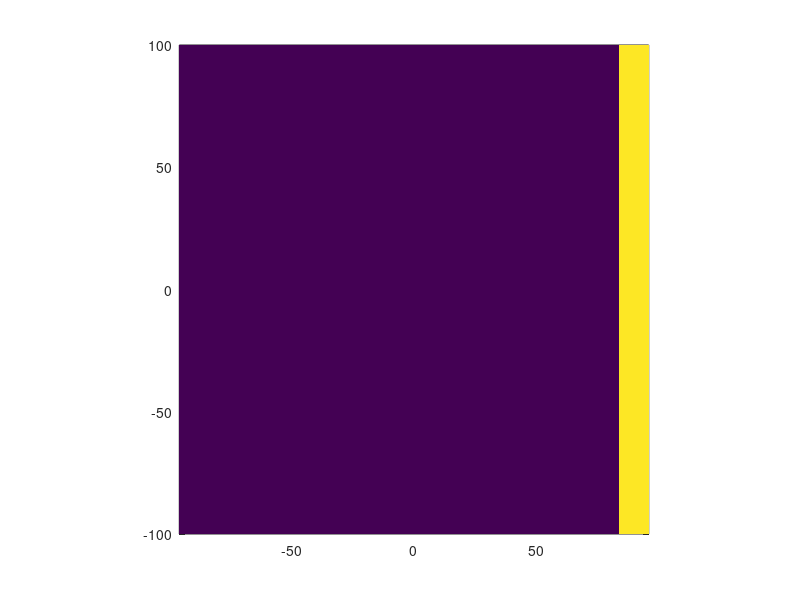

The MATLAB source for this figure: (Note: this script raises an error after producing the figure.)
function grid_prams = get_grid(grid_prams,OPT)
%% get_grid.m
%% Author: Timothy Williams
%% Date:   20140826, 03:08:57 CEST

do_test  = 0;
if nargin==0
   do_test  = 1;
   OPT      = 1;
   %%
   ii = 49;
   jj = 51;
   dx = 4e3;%m
   dy = 4e3;%m
   %%
   grid_prams  = struct('nx',ii,'ny',jj,...
                        'dx',dx,'dy',dy);
end
ii = grid_prams.nx;
jj = grid_prams.ny;
dx = grid_prams.dx;
dy = grid_prams.dy;

xm = (ii+1)/2*dx;%%x\in[-xm,xm]
ym = (jj+1)/2*dy;%%y\in[-ym,ym]
xx = -xm+dx*(1:ii)';
yy = -ym+dy*(1:jj)';
%
[Y,X] = meshgrid(yy,xx);%%x~i,y~j
R     = sqrt(X.^2+Y.^2);
Theta = atan2(Y,X);
%%
scuy     = 0*X+dy;
scvx     = 0*X+dx;
scp2     = scuy.*scvx;%%cell area
LANDMASK = 0*X;

if OPT==0%%make an island;
   x0             = xm-.25*(2*xm); %%centre
   y0             = -ym+.25*(2*ym); %%centre
   R0             = 30e3;           %%radius
   j0             = find( (X-x0).^2+(Y-y0).^2<R0^2 );
   %%
   LANDMASK(j0)   = 1;
elseif OPT==1
   x0             = .8*xm;
   j0             = find(X>x0);
   LANDMASK(j0)   = 1;
elseif OPT==2
   x0             = .5*xm;
   y0             = -.5*ym;
   j0             = find((X>x0)&(Y<y0));
   LANDMASK(j0)   = 1;
elseif OPT==3
   %%no land
end

grid_prams.X         = X;
grid_prams.Y         = Y;
grid_prams.LANDMASK  = LANDMASK;
grid_prams.scuy      = scuy;
grid_prams.scvx      = scvx;
grid_prams.scp2      = scp2;%%cell area
grid_prams.scp2i     = 1./scp2;   %%1/[cell area]

if do_test
   H  = pcolor(X/1e3,Y/1e3,LANDMASK);
   set(H,'EdgeColor', 'none');
   daspect([1 1 1]);
   %GEN_proc_fig('\ity, \rmkm','\itx, \rmkm');
   GEN_proc_fig('\itx, \rmkm','\ity, \rmkm');
   ttl   = title('Land mask');
   GEN_font(ttl);
   colorbar;
end
